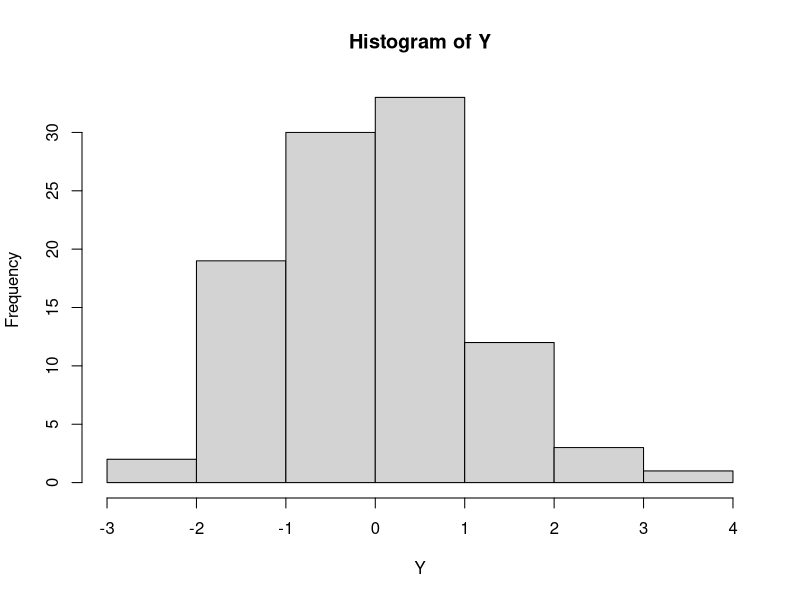

Write R code to recreate this figure.
## ---- chunk 1
knitr::opts_chunk$set(echo = TRUE)
## ---- chunk 2
# sample of size 100
Y<- rnorm( 100)
hist( Y)
